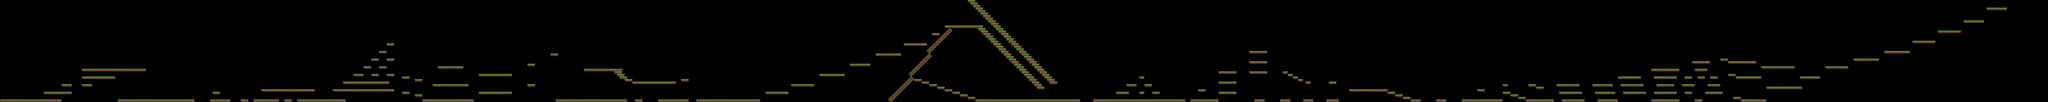

A 2D game scene composited from a Tiled map and its tileset images. What follows is a short description and the map's XML, with each tile layer's data collapsed to a summary:
An orthogonal 800x40 tile map with 32x32 px tiles, 2 tile layers (Tile Layer 2, Tile Layer 1) and 234 objects.

<map version="1.0" orientation="orthogonal" renderorder="right-down" width="800" height="40" tilewidth="32" tileheight="32" nextobjectid="245">
 <tileset firstgid="1" name="Tiilet" tilewidth="32" tileheight="32" spacing="1" margin="2" tilecount="25" columns="5">
  <image source="GrassBlocks2.png" width="170" height="170" />
 </tileset>
 <layer name="Tile Layer 2" width="800" height="40">
  <data>[32000 cells, 122 non-empty, 6 distinct tile ids]</data>
 </layer>
 <layer name="Tile Layer 1" width="800" height="40">
  <data>[32000 cells, 1252 non-empty, 3 distinct tile ids]</data>
 </layer>
 <objectgroup name="Lattialayer">
  <object id="2" x="0" y="1248" width="768" height="32" />
  <object id="3" x="544" y="1152" width="352" height="32" />
  <object id="4" x="768" y="1056" width="128" height="32" />
  <object id="5" x="1024" y="1056" width="128" height="32" />
  <object id="6" x="1024" y="960" width="416" height="32" />
  <object id="7" x="1024" y="864" width="800" height="32" />
  <object id="8" x="1472" y="1248" width="960" height="32" />
  <object id="9" x="2624" y="1248" width="256" height="32" />
  <object id="10" x="2656" y="1152" width="96" height="32" />
  <object id="11" x="3008" y="1248" width="96" height="32" />
  <object id="12" x="3168" y="1248" width="320" height="32" />
  <object id="13" x="3552" y="1248" width="96" height="32" />
  <object id="14" x="3264" y="1120" width="672" height="32" />
  <object id="15" x="3712" y="1248" width="608" height="32" />
  <object id="16" x="4160" y="1120" width="768" height="32" />
  <object id="17" x="4832" y="928" width="96" height="32" />
  <object id="18" x="4288" y="1024" width="576" height="32" />
  <object id="19" x="4416" y="928" width="128" height="32" />
  <object id="20" x="4544" y="832" width="96" height="32" />
  <object id="21" x="4640" y="736" width="96" height="32" />
  <object id="22" x="4736" y="640" width="96" height="32" />
  <object id="23" x="4832" y="544" width="96" height="32" />
  <object id="24" x="4832" y="736" width="96" height="32" />
  <object id="25" x="4736" y="832" width="96" height="32" />
  <object id="26" x="4640" y="928" width="96" height="32" />
  <object id="27" x="5024" y="960" width="96" height="32" />
  <object id="28" x="5184" y="992" width="96" height="32" />
  <object id="29" x="5024" y="1152" width="96" height="32" />
  <object id="30" x="5184" y="1184" width="96" height="32" />
  <object id="31" x="5472" y="832" width="320" height="32" />
  <object id="32" x="5408" y="1056" width="448" height="32" />
  <object id="33" x="5280" y="1248" width="640" height="32" />
  <object id="34" x="5984" y="1152" width="416" height="32" />
  <object id="35" x="5984" y="928" width="416" height="32" />
  <object id="36" x="6592" y="800" width="96" height="32" />
  <object id="37" x="6880" y="672" width="96" height="32" />
  <object id="38" x="6592" y="1056" width="96" height="32" />
  <object id="39" x="6944" y="1248" width="896" height="32" />
  <object id="40" x="7296" y="864" width="480" height="32" />
  <object id="41" x="7680" y="896" width="96" height="32" />
  <object id="42" x="7712" y="928" width="96" height="32" />
  <object id="43" x="7744" y="960" width="96" height="32" />
  <object id="44" x="7808" y="992" width="96" height="32" />
  <object id="45" x="7904" y="1024" width="544" height="32" />
  <object id="46" x="8512" y="992" width="96" height="32" />
  <object id="47" x="7936" y="1248" width="96" height="32" />
  <object id="48" x="8224" y="1248" width="384" height="32" />
  <object id="49" x="8704" y="1248" width="800" height="32" />
  <object id="50" x="9568" y="1152" width="288" height="32" />
  <object id="51" x="9888" y="1056" width="288" height="32" />
  <object id="52" x="10240" y="928" width="320" height="32" />
  <object id="53" x="10624" y="800" width="256" height="32" />
  <object id="54" x="10944" y="672" width="320" height="32" />
  <object id="55" x="11296" y="544" width="288" height="32" />
  <object id="56" x="11648" y="416" width="96" height="32" />
  <object id="57" x="11424" y="992" width="96" height="32" />
  <object id="58" x="11520" y="1024" width="96" height="32" />
  <object id="59" x="11616" y="1056" width="96" height="32" />
  <object id="61" x="11712" y="1088" width="96" height="32" />
  <object id="62" x="11808" y="1120" width="96" height="32" />
  <object id="63" x="11904" y="1152" width="96" height="32" />
  <object id="64" x="12000" y="1184" width="96" height="32" />
  <object id="65" x="12096" y="1216" width="96" height="32" />
  <object id="66" x="12192" y="1248" width="1312" height="32" />
  <object id="67" x="11808" y="320" width="480" height="32" />
  <object id="68" x="12096" y="0" width="96" height="32" />
  <object id="70" x="12128" y="32" width="96" height="32" />
  <object id="71" x="12160" y="64" width="96" height="32" />
  <object id="72" x="12192" y="96" width="96" height="32" />
  <object id="73" x="12224" y="128" width="96" height="32" />
  <object id="74" x="12256" y="160" width="96" height="32" />
  <object id="75" x="12288" y="192" width="96" height="32" />
  <object id="76" x="12320" y="224" width="96" height="32" />
  <object id="77" x="12352" y="256" width="96" height="32" />
  <object id="78" x="12384" y="288" width="96" height="32" />
  <object id="79" x="12416" y="320" width="96" height="32" />
  <object id="80" x="12448" y="352" width="96" height="32" />
  <object id="81" x="12480" y="384" width="96" height="32" />
  <object id="82" x="12224" y="352" width="96" height="32" />
  <object id="83" x="12256" y="384" width="96" height="32" />
  <object id="84" x="12288" y="416" width="96" height="32" />
  <object id="85" x="12320" y="448" width="96" height="32" />
  <object id="86" x="12352" y="480" width="96" height="32" />
  <object id="87" x="12384" y="512" width="96" height="32" />
  <object id="88" x="12416" y="544" width="96" height="32" />
  <object id="89" x="12448" y="576" width="96" height="32" />
  <object id="90" x="12480" y="608" width="96" height="32" />
  <object id="91" x="12512" y="640" width="96" height="32" />
  <object id="92" x="12544" y="672" width="96" height="32" />
  <object id="93" x="12576" y="704" width="96" height="32" />
  <object id="94" x="12608" y="736" width="96" height="32" />
  </objectgroup>
 <objectgroup name="Omenalayer">
  <!-- 1 objects omitted --></objectgroup>
 <objectgroup name="Hodarilayer">
  <!-- 4 objects omitted --></objectgroup>
 <objectgroup name="Banaanilayer">
  <!-- 1 objects omitted --></objectgroup>
 <objectgroup name="Murolayer" />
 <objectgroup name="Lihalayer" />
 <objectgroup name="Leipälayer">
  <!-- 4 objects omitted --></objectgroup>
 <objectgroup name="Croisanttilayer">
  <!-- 2 objects omitted --></objectgroup>
 <objectgroup name="Maitolayer">
  <!-- 2 objects omitted --></objectgroup>
 <objectgroup name="Puurolayer" />
 <objectgroup name="Suklaalayer">
  <!-- 2 objects omitted --></objectgroup>
 <objectgroup name="Eslayer">
  <!-- 1 objects omitted --></objectgroup>
 <objectgroup name="Salaattilayer">
  <!-- 3 objects omitted --></objectgroup>
 <objectgroup name="Kalalayer" />
 <objectgroup name="Perunalayer" />
 <objectgroup name="Munakaslayer">
  <!-- 2 objects omitted --></objectgroup>
 <objectgroup name="Hampparilayer">
  <!-- 1 objects omitted --></objectgroup>
 <objectgroup name="Juustolayer">
  <!-- 3 objects omitted --></objectgroup>
 <objectgroup name="Mansikkalayer" />
 <objectgroup name="Ranskislayer">
  <!-- 2 objects omitted --></objectgroup>
 <objectgroup name="Pizzalayer">
  <!-- 1 objects omitted --></objectgroup>
 <objectgroup name="Donitsilayer">
  <!-- 1 objects omitted --></objectgroup>
</map>
<!-- 143 of 234 objects omitted -->
